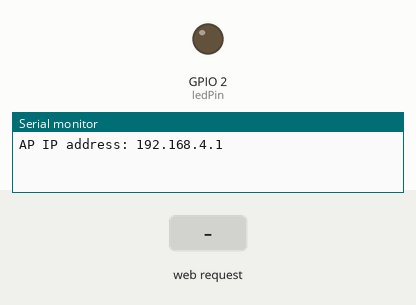
This sketch was run on a simulated ESP8266 (NodeMCU). On the bench: output pins drawn as LEDs (lit = HIGH), the last lines printed to the serial monitor. The test bench sets the inputs (shaded band).

Above: at 1.2 s.
1.3 s: HTTP request GET /mid/ received
At 2.1 s:
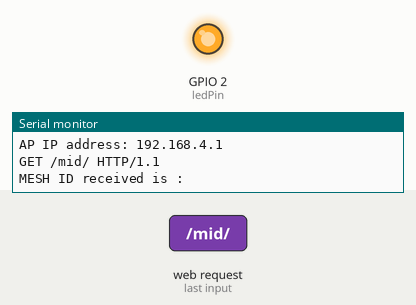
3.8 s: HTTP request GET /mpw/ received
At 5.2 s:
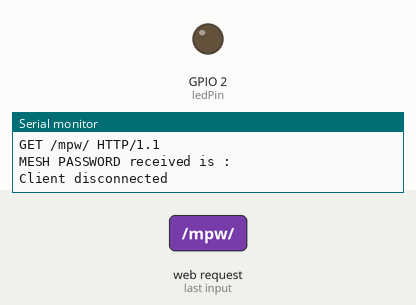
Timing chart, 0 to 6.8 s (numbered marks = the images above; inputs shaded):
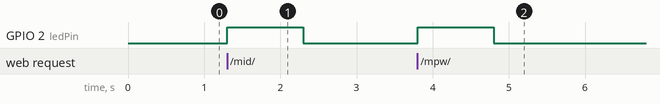

Measured:
- after the input at 1.3 s, GPIO 2 (ledPin): LOW → HIGH at once, → LOW 1.0 s later
- after the input at 3.8 s, GPIO 2 (ledPin): LOW → HIGH at once, → LOW 1.0 s later

The sketch:

ESP8266Server.ino
```cpp
#include<ESP8266WiFi.h>

// WiFi Definitions
const char* ssid = "RAW_MESH";
const char* password = "j0espNathan"; // has to be longer than 7 chars

int ledPin = 2; // GPIO13
String value;
WiFiServer server(80);


void setup() {

   Serial.begin(115200);
   delay(10);
   pinMode(ledPin, OUTPUT);
   digitalWrite(ledPin, LOW); // turn on

   WiFi.mode(WIFI_AP);
   WiFi.softAP(ssid, password);

   IPAddress IP = WiFi.softAPIP();
   Serial.print("AP IP address: ");
   Serial.println(IP);
   server.begin();
}

void loop() {


static int mid_updated = 0;
static int mpw_updated = 0;

  // Check of client has connected
  WiFiClient client = server.available();
  if(!client) {
    return;
  }

  // Read the request line
  String request = client.readStringUntil('\r');
  Serial.println(request);
  client.flush();

  // Match request
  if(request.indexOf("/mid/") != -1) {
     digitalWrite(ledPin, HIGH);
     int first_slash = request.indexOf('/');
     int second_slash = request.indexOf('/', first_slash+1);
     int end_index = request.indexOf(' ',second_slash+1);
     String mid = request.substring(second_slash+1,end_index);
     value = mid;
     Serial.print("MESH ID received is : ");
     Serial.println(mid);
     delay(1000);
     digitalWrite(ledPin, LOW);
     mid_updated = 1;


  } else if(request.indexOf("/mpw/") != -1) {
     digitalWrite(ledPin, HIGH);
     int first_slash = request.indexOf('/');
     int second_slash = request.indexOf('/', first_slash+1);
     int end_index = request.indexOf(' ',second_slash+1);
     String mpw = request.substring(second_slash+1,end_index);
     value = mpw;
     Serial.print("MESH PASSWORD received is : ");
     Serial.println(mpw);
     delay(1000);
     digitalWrite(ledPin, LOW);
     mpw_updated = 1;
  }

  client.flush();

  // JSON response
  String s = "HTTP/1.1 200 OK\r\n";
  s += "Content-Type: application/json\r\n\r\n";
  s += "{\"data\":{\"message\":\"success\",\"value\":\"";
  s += value;
  s += "\"}}\r\n";
  s += "\n";

  // Send the response to the client
  client.print(s);
  delay(1);
  Serial.println("Client disconnected");

  // The client will actually be disconnected when the function returns and the client object is destroyed
}
```
